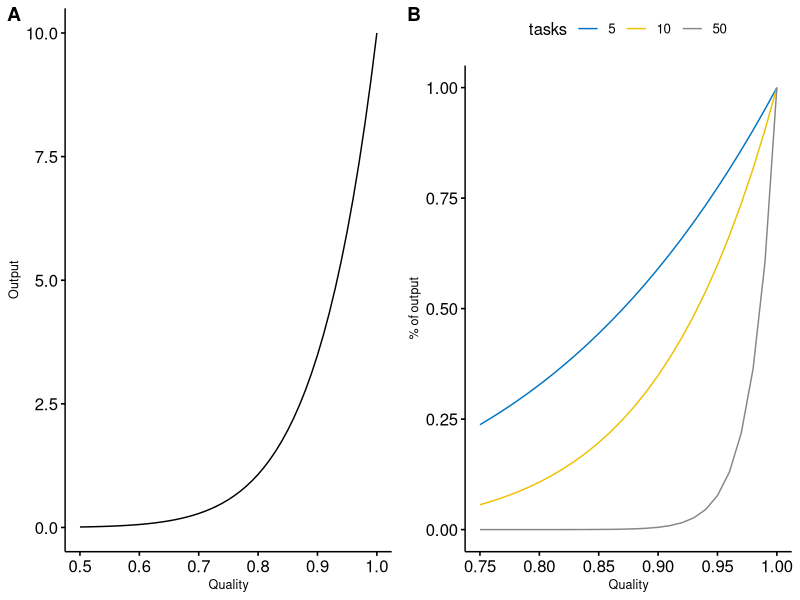

Write the R code that produced this figure.
## ---- chunk 1



## ---- chunk 2
library(tidyverse)
library(ggpubr)

# output decline bwetween .95 and 90 in quality, by number of tasks
tb <- tibble(tasks = 1:100, output_95 = 0.95^(tasks)*tasks, output_90 = 0.9^(tasks)*tasks) %>%
  mutate(diff_ratio = output_95 / output_90,
         diff_abs = output_95 - output_90)

# output by quality for 10 task process
 quality <- seq(0.50, 1, 0.01)
 tasks <- rep(10, length(quality))
 output_tb <- tibble(quality, tasks) %>%
 mutate(output = quality^(tasks)*tasks)

p2 <- ggline(output_tb,
       numeric.x.axis = TRUE,
       x = "quality",
       y = "output",
       plot_type = "l",
       xlab = "Quality",
       ylab = "Output") +
  font("xlab", size = 9) +
  font("ylab", size = 9)


# percentage of output lost by worker quality for 4 different task levels
quality <- seq(0.75, 1, 0.01)

tasks <- c(rep(5, length(quality)), rep(10, length(quality)), rep(50, length(quality)))

 scaled_output_tb <- tibble(qual = rep(quality, 3), tasks) %>%
 mutate(output = qual^(tasks)*tasks) %>%
   mutate(rescaled_output = output/tasks) %>%
   mutate(tasks = as.factor(tasks))

p3 <- ggline(scaled_output_tb,
             numeric.x.axis = TRUE,
             #group = "tasks",
             x = "qual",
             y = "rescaled_output",
             plot_type = "l",
             xlab = "Quality",
             ylab = "% of output",
             color = "tasks",
             palette = "jco")+
  font("xlab", size = 9) +
  font("ylab", size = 9 )

figure <- ggarrange(p2, p3,
                    labels = c("A", "B"),
                    ncol = 2, nrow = 1)

figure
